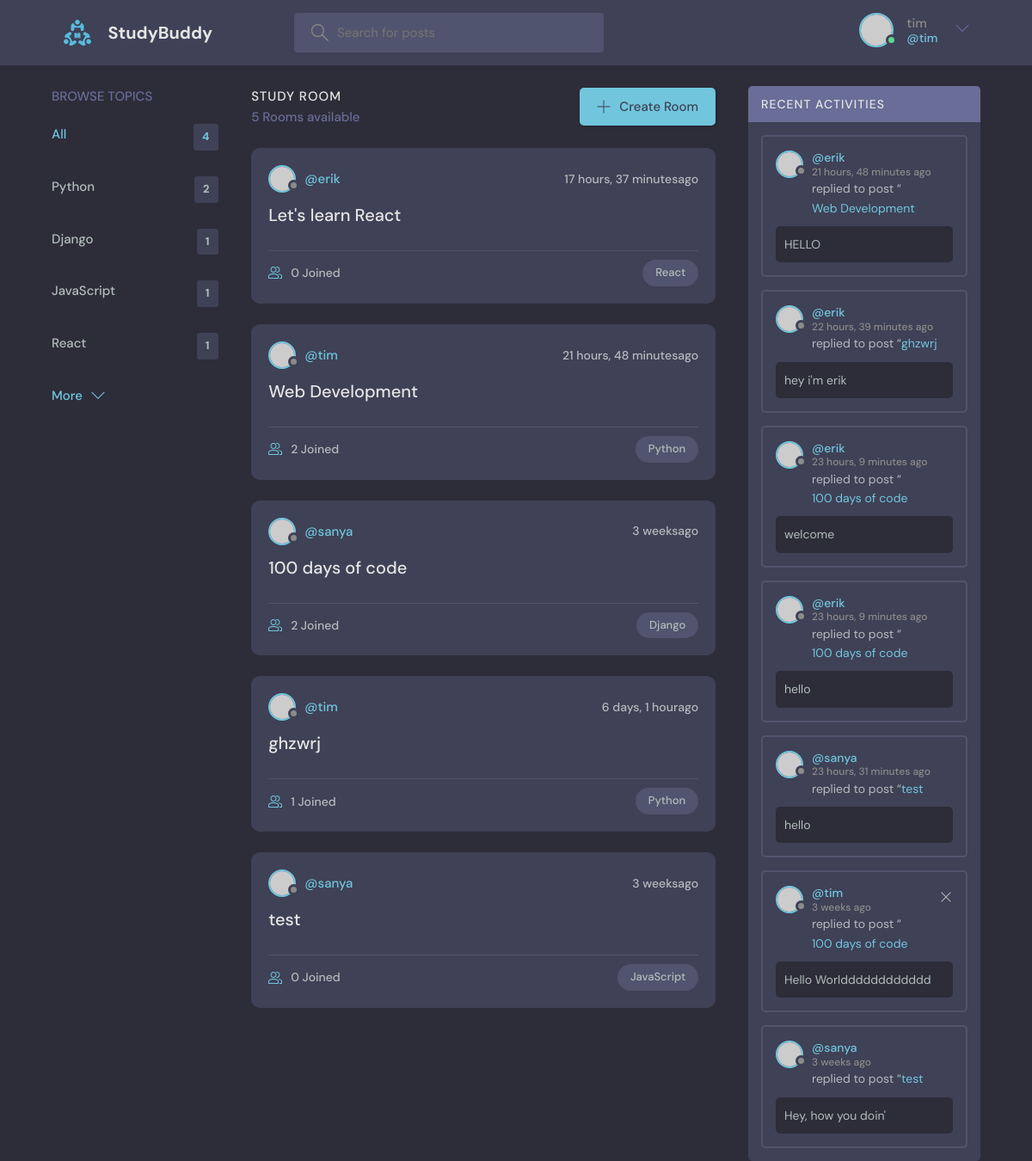
Screenshot of / (signed in) with the database file from the repository.
### base/models.py (models this page shows, shortened)
class Topic(models.Model):
    name = models.CharField(max_length=200)

class Room(models.Model):
    host = models.ForeignKey(User,on_delete = models.SET_NULL,null = True)
    topic = models.ForeignKey(Topic,on_delete = models.SET_NULL,null = True)
    name = models.CharField(max_length=200)
    description = models.TextField(null=True,blank=True)
    participants = models.ManyToManyField(User,related_name='participants',blank=True)
    updated = models.DateTimeField(auto_now=True)
    created = models.DateTimeField(auto_now_add=True)
    class Meta:
        ordering = ['-updated','-created']
    def __str__(self):
        return self.name

class Message(models.Model):
    user = models.ForeignKey(User,on_delete=models.CASCADE)
    room = models.ForeignKey(Room,on_delete = models.CASCADE)
    body = models.TextField()
    updated = models.DateTimeField(auto_now=True)
    created = models.DateTimeField(auto_now_add=True)
    class Meta:
        ordering = ['-updated','-created']

### base/views.py (the view)
# urls.py: path('', views.index ,name="index"),
def index(request):
    q=request.GET.get('q') if request.GET.get('q') != None else ''
    rooms = Room.objects.filter(
        Q(topic__name__icontains=q) |
        Q(name__icontains=q) |
        Q(description__icontains=q)
    )
    topics = Topic.objects.all()
    room_count =rooms.count()
    room_messages = Message.objects.filter(Q(room__topic__name__icontains=q))
    context = {'rooms' : rooms, 'topics':topics, 'room_count':room_count,'room_messages':room_messages}
    return render(request, 'base/index.html' , context )

### base/templates/base/index.html (shortened to what this page needs)
{% extends 'main.html' %}
{% block content %}
<main class="layout layout--3">
  <div class="container">
    {% include 'base/topics_components.html' %}
    <div class="roomList">
      <div class="roomList__header">
        <div>
          <h2>Study Room</h2>
          <p>{{rooms.count}} Rooms available</p>
        </div>
        <a class="btn btn--main" href="{% url 'create-room' %}">
          <svg
            version="1.1"
            xmlns="http://www.w3.org/2000/svg"
            width="32"
            height="32"
            viewBox="0 0 32 32"
          >
            <title>add</title>
            <path
              d="M16.943 0.943h-1.885v14.115h-14.115v1.885h14.115v14.115h1.885v-14.115h14.115v-1.885h-14.115v-14.115z"
            ></path>
          </svg>
          Create Room
        </a>
      </div>
      {% include 'base/feed_component.html' %}
    </div>
    {% include 'base/activity_component.html' %}
  </div>
</main>
{% endblock %}

### templates/navbar.html (shortened to what this page needs)
{% load static %}
<header class="header header--loggedIn">
    <div class="container">
      <a href="{% url 'index' %}" class="header__logo">
        <img src="{% static 'images/logo.svg' %}" />
        <h1>StudyBuddy</h1>
      </a>
      <form class="header__search" method="GET" action={% url 'index' %}>
        <label>
          <input name ="q" placeholder="Search for posts" />
        </label>
      <nav class="header__menu">
        {% if request.user.is_authenticated %}
        <div class="header__user">
          <a href="profile.html">
            <div class="avatar avatar--medium active">
              <img src="https://randomuser.me/api/portraits/men/37.jpg" />
            </div>
            <p> {{request.user.username}}<span>@{{request.user.username}}</span></p>
          </a>
          <button class="dropdown-button">
            <svg version="1.1" xmlns="http://www.w3.org/2000/svg" width="32" height="32" viewBox="0 0 32 32">
              <title>chevron-down</title>
              <path d="M16 21l-13-13h-3l16 16 16-16h-3l-13 13z"></path>
            </svg>
          </button>
        </div>
        {% else %}
        <a href="{% url 'login' %}">
          <img src="{% static 'images/avatar.svg'%}"/>
          <p>Login</p>
        </a>
        {% endif %}
      </nav>
    </div>
  </header>

### base/templates/base/topics_components.html (shortened to what this page needs)
<div class="topics">
    <div class="topics__header">
      <h2>Browse Topics</h2>
    </div>
    <ul class="topics__list">
      <li>
        <a href="{% url 'index' %}" class="active">All <span>{{topics.count}}</span></a>
      </li>
      {%for topic in topics%}
      <li>
        <a href="{% url 'index' %}?q={{topic.name}}">{{topic.name}} <span>{{topic.room_set.all.count}}</span></a>
      </li>
      {% endfor %}
    </ul>
    <a class="btn btn--link" href="topics.html">
      More
      <svg
        version="1.1"
        xmlns="http://www.w3.org/2000/svg"
        width="32"
        height="32"
        viewBox="0 0 32 32"
      >
        <title>chevron-down</title>
        <path d="M16 21l-13-13h-3l16 16 16-16h-3l-13 13z"></path>
      </svg>
    </a>
  </div>

### base/templates/base/feed_component.html (shortened to what this page needs)
{% for room in rooms %}
<div class="roomListRoom">
  <div class="roomListRoom__header">
    <a href="{% url 'user-profile' room.host.id %}" class="roomListRoom__author">
      <div class="avatar avatar--small">
        <img src="https://randomuser.me/api/portraits/women/11.jpg" />
      </div>
      <span>@{{room.host.username}}</span>
    </a>
    <div class="roomListRoom__actions">
      <span>{{room.created|timesince}}ago</span>
    </div>
  </div>
  <div class="roomListRoom__content">
    <a href="{% url 'room' room.id %}">{{room.name}}</a>
  </div>
  <div class="roomListRoom__meta">
    <a href="{% url 'room' room.id %}" class="roomListRoom__joined">
      {{room.participants.all.count}} Joined
    </a>
    <p class="roomListRoom__topic">{{room.topic.name}}</p>
  </div>
</div>
{% endfor%}

### base/templates/base/activity_component.html
<div class="activities">
    <div class="activities__header">
      <h2>Recent Activities</h2>
    </div>
    {% for message in room_messages %}
    <div class="activities__box">
      <div class="activities__boxHeader roomListRoom__header">
        <a href="{% url 'user-profile' message.user.id %}" class="roomListRoom__author">
          <div class="avatar avatar--small">
            <img src="https://randomuser.me/api/portraits/women/11.jpg" />
          </div>
          <p>
            @{{message.user}}
            <span>{{message.created|timesince}} ago</span>
          </p>
        </a>
        {% if request.user == message.user %}
        <div class="roomListRoom__actions">
          <a href="{% url 'delete-message' message.id %}">
            <svg
              version="1.1"
              xmlns="http://www.w3.org/2000/svg"
              width="32"
              height="32"
              viewBox="0 0 32 32"
            >
              <title>remove</title>
              <path
                d="M27.314 6.019l-1.333-1.333-9.98 9.981-9.981-9.981-1.333 1.333 9.981 9.981-9.981 9.98 1.333 1.333 9.981-9.98 9.98 9.98 1.333-1.333-9.98-9.98 9.98-9.981z"
              ></path>
            </svg>
          </a>
        </div>
        {% endif %}
      </div>
      <div class="activities__boxContent">
        <p>
          replied to post “<a href="{% url 'room' message.room.id %}">{{message.room}}</a
          >
        </p>
        <div class="activities__boxRoomContent">
         {{message.body}}
        </div>
      </div>
    </div>
    {% endfor %}
  </div>

### rows the page displays
Topic: name "Python", room_set.all.count "2"
Topic: name "Django", room_set.all.count "1"
Topic: name "JavaScript", room_set.all.count "1"
Topic: name "React", room_set.all.count "1"
Room: host.username "erik", created "17 hours, 37 minutes", name "Let's learn React", participants.all.count "0", topic.name "React"
Room: host.username "tim", created "21 hours, 48 minutes", name "Web Development", participants.all.count "2", topic.name "Python"
Room: host.username "sanya", created "3 weeks", name "100 days of code", participants.all.count "2", topic.name "Django"
Room: host.username "tim", created "6 days, 1 hour", name "ghzwrj", participants.all.count "1", topic.name "Python"
Room: host.username "sanya", created "3 weeks", name "test", participants.all.count "0", topic.name "JavaScript"
Message: user "erik", created "21 hours, 48 minutes", room "Web Development", body "HELLO"
Message: user "erik", created "22 hours, 39 minutes", room "ghzwrj", body "hey i'm erik"
Message: user "erik", created "23 hours, 9 minutes", room "100 days of code", body "welcome"
Message: user "erik", created "23 hours, 9 minutes", room "100 days of code", body "hello"
Message: user "sanya", created "23 hours, 31 minutes", room "test", body "hello"
Message: user "tim", created "3 weeks", room "100 days of code", body "Hello Worldddddddddddd"
Message: user "sanya", created "3 weeks", room "test", body "Hey, how you doin'"

### other values shown
{{ request.user.username }} "tim"
{{ topics.count }} "4"
{{ rooms.count }} "5"
